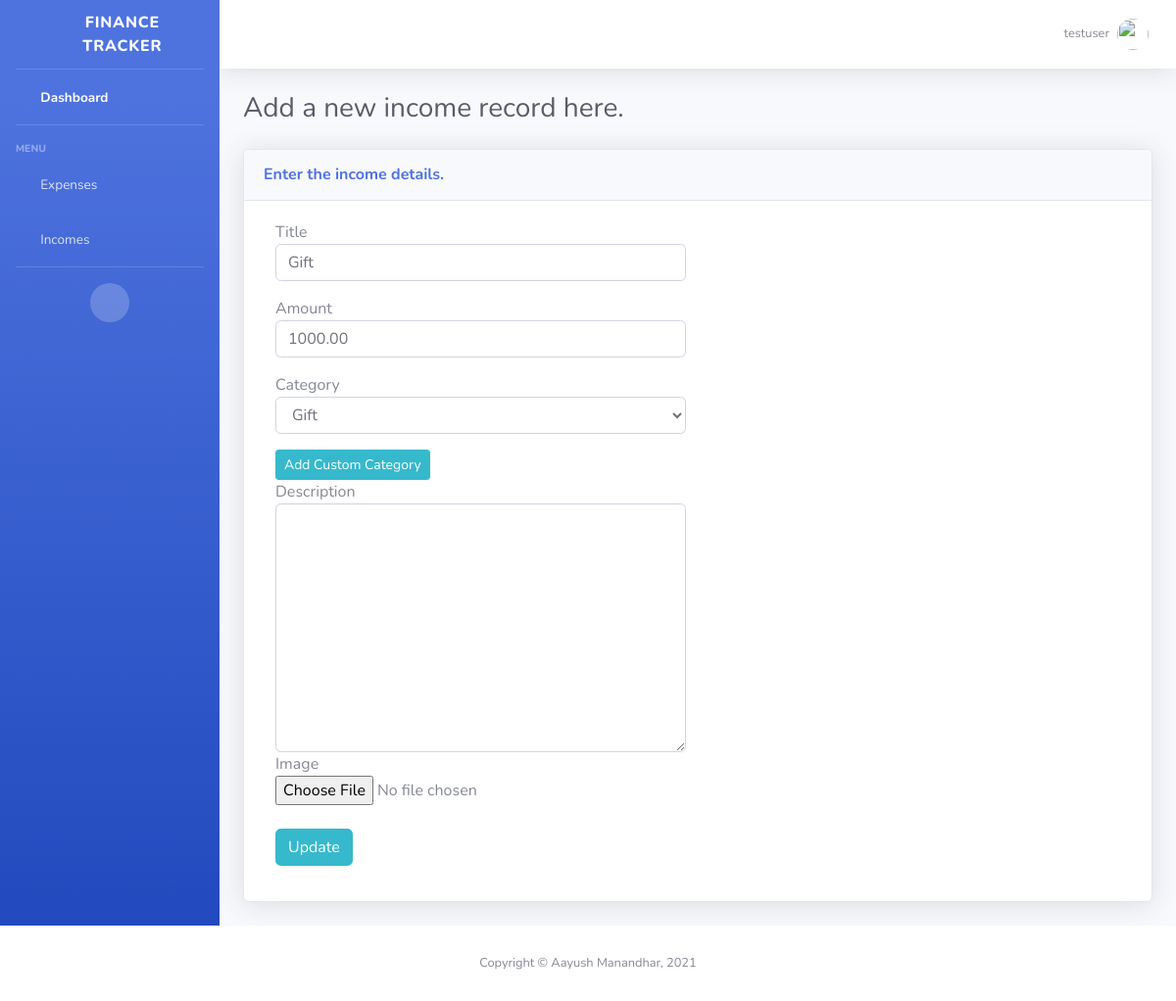
/update_income/3 (signed in), run on the app's committed database.
### expense/models.py (models this page shows, shortened)
class Income(models.Model):
    user = models.ForeignKey(User, on_delete=models.CASCADE, default=1)
    title = models.CharField(max_length=101)
    amount = models.DecimalField(max_digits=8, decimal_places=2)
    date = models.DateField(default=datetime.now)
    category = models.ForeignKey(IncomeCategory, on_delete=models.CASCADE)
    image = models.ImageField(upload_to="images/incomes", default='images/expenses/default.jpg', blank=True)
    description = models.TextField(blank=True)

### expense/views.py (the view)
# urls.py: path('update_income/<str:pk>', views.updateIncome, name="update_income"),
@login_required()
def updateIncome(request, pk):
    income = Income.objects.get(id = pk)
    form = IncomeForm(instance=income)
    if request.method == 'POST':
        form = IncomeForm(request.POST, instance=income)
        if form.is_valid():
            form.save()
            messages.success(request, 'Item updated successfully!')
        return redirect('all_incomes')
    context ={
        'form':form
    }
    return render(request, 'expense/update_income.html',context)

### expense/forms.py
class IncomeForm(forms.ModelForm):
    class Meta:
        model = Income
        fields = ['title', 'amount', 'date', 'category', 'description', 'image']
        widgets = {
            'date': forms.DateInput(attrs={'type': 'date', 'class': 'form-control form control-user'}),
            'title': forms.TextInput(attrs={'class': 'form-control form control-user'}),
            'amount': forms.TextInput(attrs={'class': 'form-control form control-user'}),
            'category': forms.Select(attrs={'class': 'form-control form control-user'}),
            'description': forms.Textarea(attrs={'class': 'form-control form control-user'}),
        }

### expense/models.py (called while the page is built)
    def __str__(self):
        return self.name

### expense/templates/expense/update_income.html (shortened to what this page needs)
<!DOCTYPE html>
<html lang="en">
{% load static %}
<head>
    <link href="{% static 'expense/vendor/fontawesome-free/css/all.min.css' %}" rel="stylesheet" type="text/css">
    <link href="{% static 'expense/css/sb-admin-2.min.css' %}" rel="stylesheet">
</head>
<body id="page-top">
    <div id="wrapper">
{% include "expense/sidebar.html" %}
        <div id="content-wrapper" class="d-flex flex-column">
            <div id="content">
                {% include "expense/topbar.html" %}
                <div class="container-fluid">
                    <h1 class="h3 mb-4 text-gray-800">Add a new income record here.</h1>
					<div class="card shadow mb-4 ">
                                <div class="card-header py-3">
                                    <h6 class="m-0 font-weight-bold text-primary">Enter the income details.</h6>
                                </div>
                                <div class="card-body">
                                    <form class="user" method="post" enctype="multipart/form-data">
                                <div class="form-group col-sm-6">
									{{ form.title.label }}
									{{ form.title }}
                                </div>
								<div class="form-group col-sm-6">
									{{ form.amount.label }}
									{{ form.amount}}
                                </div>
                                <div class="form-group">
                                    <div class="col-sm-6 mb-3">
                                        {{ form.category.label }}
                                        {{ form.category }}
                                    </div>
                                    <div class="col-sm-6">
                                        <button class="btn btn-sm btn-info" href="{% url 'add_category' %}" data-toggle="modal"
                               data-target="#AddCategoryModal">
                                Add Custom Category
                            </button>
                                    </div>
                                    <div class="col-sm-6">
                                        {{ form.description.label }}
                                        {{ form.description }}
                                    </div>
                                    <div class="col-sm-6">
                                        {{ form.image.label }} <br>
                                        {{ form.image }} <br>
                                    </div>
                                    <div class="col-sm-6">
                                        <br> <button class="btn btn-info" type="submit">Update</button>
                                    </div>
                                </div>
                                </div>
                            </div>
			</div>
	</div>
                </div>
            </div>
            <footer class="sticky-footer bg-white">
                <div class="container my-auto">
                    <div class="copyright text-center my-auto">
                        <span>Copyright &copy; Aayush Manandhar, 2021</span>
                    </div>
                </div>
            </footer>
</body>
</html>

### expense/templates/expense/topbar.html (shortened to what this page needs)
      {% load static %}
            <nav class="navbar navbar-expand navbar-light bg-white topbar mb-4 static-top shadow">
                <ul class="navbar-nav ml-auto">
                    <li class="nav-item dropdown no-arrow">
                        <a class="nav-link dropdown-toggle" href="#" id="userDropdown" role="button"
                           data-toggle="dropdown" aria-haspopup="true" aria-expanded="false">
                            <span class="mr-2 d-none d-lg-inline text-gray-600 small">{{ request.user }}</span>
                            <img class="img-profile rounded-circle"
                                 src="{% static 'expense/img/undraw_profile_2.svg' %}">
                        </a>
                    </li>
                </ul>
            </nav>

### data on the page
Income: title "Gift", amount "1000.00", category "Gift"

### other printed values
{{ request.user }} "testuser"
